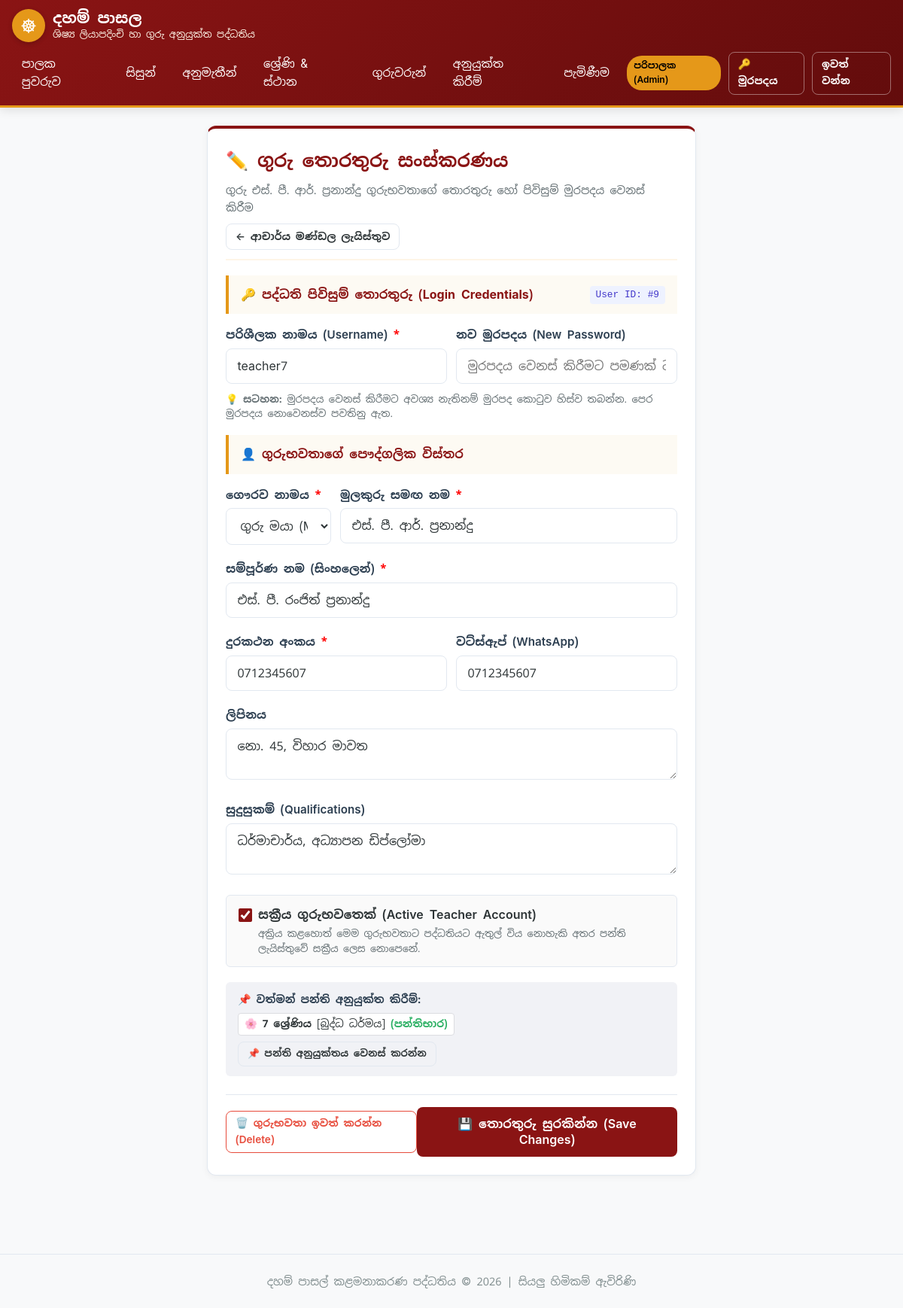
Page /teachers/7/edit/ (signed in) on the committed database.
### teachers/models.py (models this page shows, shortened)
class Teacher(models.Model):
    TITLE_CHOICES = [
        ('VEN', 'පූජ්‍ය (Venerable)'),
        ('MR', 'ගුරු මයා (Mr.)'),
        ('MRS', 'ගුරු මිය (Mrs.)'),
        ('MISS', 'මෙනවිය (Miss)'),
    ]
    user = models.OneToOneField(
        User,
        on_delete=models.SET_NULL,
        null=True,
        blank=True,
        related_name='teacher_profile',
        verbose_name='පරිශීලක ගිණුම'
    )
    title = models.CharField(max_length=10, choices=TITLE_CHOICES, default='MR', verbose_name='ගෞරව නාමය')
    full_name_sinhala = models.CharField(max_length=255, verbose_name='සම්පූර්ණ නම (සිංහලෙන්)')
    name_with_initials = models.CharField(max_length=255, verbose_name='මුලකුරු සමඟ නම')
    phone = models.CharField(max_length=20, verbose_name='දුරකථන අංකය')
    whatsapp_phone = models.CharField(max_length=20, blank=True, verbose_name='වට්ස්ඇප් (WhatsApp) අංකය')
    address = models.TextField(blank=True, verbose_name='ලිපිනය')
    qualifications = models.TextField(blank=True, verbose_name='සුදුසුකම් (උදා: ධර්මාචාර්ය, උපාධිධාරී)')
    date_joined = models.DateField(null=True, blank=True, verbose_name='සේවයට බැඳුණු දිනය')
    is_active = models.BooleanField(default=True, verbose_name='ක්‍රියාකාරී ගුරුභවතෙක්ද?')
    class Meta:
        ordering = ['full_name_sinhala']
        verbose_name = 'ගුරුභවතා'
        verbose_name_plural = 'ගුරුභවතුන් (Teachers)'
    @property
    def display_name(self):
        title_str = self.get_title_display().split()[0]
        return f"{title_str} {self.name_with_initials}"

class TeacherAllocation(models.Model):
    teacher = models.ForeignKey(Teacher, on_delete=models.CASCADE, related_name='allocations', verbose_name='ගුරුභවතා')
    class_section = models.ForeignKey(ClassSection, on_delete=models.CASCADE, related_name='teacher_allocations', verbose_name='පන්තිය')
    subject = models.CharField(max_length=100, default='බුද්ධ ධර්මය', verbose_name='විෂයය (Subject)')
    is_class_teacher = models.BooleanField(default=False, verbose_name='ප්‍රධාන පන්තිභාර ගුරුභවතාද?')
    class Meta:
        unique_together = ('teacher', 'class_section', 'subject')
        verbose_name = 'ගුරු අනුයුක්තය'
        verbose_name_plural = 'ගුරු අනුයුක්ත කිරීම් (Teacher Allocations)'

### academics/models.py (models this page shows, shortened)
class ClassSection(models.Model):
    grade_level = models.ForeignKey(GradeLevel, on_delete=models.CASCADE, related_name='sections', verbose_name='ශ්‍රේණිය')
    academic_year = models.ForeignKey(AcademicYear, on_delete=models.CASCADE, related_name='sections', verbose_name='අධ්‍යයන වර්ෂය')
    section_name = models.CharField(max_length=50, default='ප්‍රධාන', verbose_name='කාණ්ඩය / පන්තියේ නම')
    classroom = models.ForeignKey(Classroom, on_delete=models.SET_NULL, null=True, blank=True, verbose_name='පන්ති කාමරය')
    class Meta:
        unique_together = ('grade_level', 'academic_year', 'section_name')
        ordering = ['grade_level__order_index', 'section_name']
        verbose_name = 'පන්තිය'
        verbose_name_plural = 'පන්ති (Class Sections)'

class GradeLevel(models.Model):
    name = models.CharField(max_length=100, verbose_name='ශ්‍රේණියේ නම (Sinhala)')
    english_name = models.CharField(max_length=100, blank=True, verbose_name='නම (English)')
    order_index = models.PositiveIntegerField(default=1, verbose_name='අනුපිළිවෙල අංකය')
    description = models.TextField(blank=True, verbose_name='විස්තරය')
    class Meta:
        ordering = ['order_index']
        verbose_name = 'ශ්‍රේණිය'
        verbose_name_plural = 'ශ්‍රේණි (Grades)'

### teachers/views.py (the view, shortened to what this page needs)
# urls.py: path('teachers/<int:teacher_id>/edit/', views.edit_teacher, name='edit_teacher'),
@login_required
@principal_or_admin_required
def edit_teacher(request, teacher_id):
    teacher = get_object_or_404(Teacher, id=teacher_id)
    existing_username = teacher.user.username if teacher.user else ''
    return render(request, 'teachers/teacher_form.html', {
        'teacher': teacher,
        'is_edit': True,
        'existing_username': existing_username,
    })

### templates/teachers/teacher_form.html (shortened to what this page needs)
{% extends 'base.html' %}
{% block content %}
<div style="max-width: 650px; margin: 1.5rem auto;">
    <div class="card-box" style="border-top: 4px solid var(--primary-color);">
        <div class="card-header-temple">
            <div>
                <h2>{% if is_edit %}✏️ ගුරු තොරතුරු සංස්කරණය{% else %}➕ නව ගුරුභවතෙක් ලියාපදිංචිය{% endif %}</h2>
                <p style="color: var(--text-muted); font-size: 0.9rem;">
                    {% if is_edit %}
                        {{ teacher.display_name }} ගුරුභවතාගේ තොරතුරු හෝ පිවිසුම් මුරපදය වෙනස් කිරීම
                    {% else %}
                        ප්‍රධානාචාර්යතුමන් හෝ පරිපාලක විසින් නව ආචාර්ය මණ්ඩල සාමාජිකයෙකු එක් කිරීම
                    {% endif %}
                </p>
            </div>
            <a href="{% url 'teacher_list' %}" class="btn btn-sm btn-outline">&larr; ආචාර්ය මණ්ඩල ලැයිස්තුව</a>
        </div>
        <form method="post">
            <div style="background: #fdfaf3; padding: 0.8rem 1rem; border-left: 4px solid var(--accent-gold); margin-bottom: 1rem; display: flex; justify-content: space-between; align-items: center;">
                <h4 style="margin-bottom: 0; color: #8a1414;">🔑 පද්ධති පිවිසුම් තොරතුරු (Login Credentials)</h4>
                {% if is_edit and teacher.user %}
                    <span style="font-size: 0.8rem; background: #eef2ff; color: #4338ca; padding: 2px 8px; border-radius: 4px; font-family: monospace;">
                        User ID: #{{ teacher.user.id }}
                    </span>
                {% endif %}
            </div>
            <div style="display: grid; grid-template-columns: 1fr 1fr; gap: 12px;">
                <div class="form-group">
                    <label class="form-label" for="username">පරිශීලක නාමය (Username) <span style="color: red;">*</span></label>
                    <input type="text" name="username" id="username" class="form-control" required
                           value="{% if is_edit %}{{ existing_username }}{% else %}{{ suggested_username|default:'teacher14' }}{% endif %}"
                           placeholder="උදා: teacher1">
                </div>
                <div class="form-group">
                    <label class="form-label" for="password">
                        {% if is_edit %}
                            නව මුරපදය (New Password)
                        {% else %}
                            ආරම්භක මුරපදය (Initial Password) <span style="color: red;">*</span>
                        {% endif %}
                    </label>
                    <input type="text" name="{% if is_edit %}new_password{% else %}password{% endif %}"
                           id="password" class="form-control"
                           placeholder="{% if is_edit %}මුරපදය වෙනස් කිරීමට පමණක් ටයිප් කරන්න{% else %}teacher123{% endif %}">
                </div>
            </div>
            <div style="font-size: 0.82rem; color: var(--text-muted); margin-top: -0.5rem; margin-bottom: 1.2rem; line-height: 1.4;">
                {% if is_edit %}
                    💡 <strong>සටහන:</strong> මුරපදය වෙනස් කිරීමට අවශ්‍ය නැතිනම් මුරපද කොටුව හිස්ව තබන්න. පෙර මුරපදය නොවෙනස්ව පවතිනු ඇත.
                {% else %}
                    💡 <strong>පෙරනිමි මුරපදය:</strong> භාවිතයේ පහසුව සඳහා <code style="font-weight: bold; color: #2c3e50;">teacher123</code> පෙරනිමියෙන් යොදා ඇත.
                {% endif %}
            </div>
            <div style="background: #fdfaf3; padding: 0.8rem 1rem; border-left: 4px solid var(--accent-gold); margin: 1.2rem 0 1rem 0;">
                <h4 style="margin-bottom: 0; color: #8a1414;">👤 ගුරුභවතාගේ පෞද්ගලික විස්තර</h4>
            </div>
            <div style="display: grid; grid-template-columns: 140px 1fr; gap: 12px;">
                <div class="form-group">
                    <label class="form-label" for="title">ගෞරව නාමය <span style="color: red;">*</span></label>
                    <select name="title" id="title" class="form-select">
                        <option value="MR" {% if not is_edit or teacher.title == 'MR' %}selected{% endif %}>ගුරු මයා (Mr.)</option>
                    </select>
                </div>
                <div class="form-group">
                    <label class="form-label" for="name_initials">මුලකුරු සමඟ නම <span style="color: red;">*</span></label>
                    <input type="text" name="name_initials" id="name_initials" class="form-control" required
                           value="{{ teacher.name_with_initials|default:'' }}"
                           placeholder="උදා: ආර්. එම්. එන්. බණ්ඩාර">
                </div>
            </div>
            <div class="form-group">
                <label class="form-label" for="full_name">සම්පූර්ණ නම (සිංහලෙන්) <span style="color: red;">*</span></label>
                <input type="text" name="full_name" id="full_name" class="form-control" required
                       value="{{ teacher.full_name_sinhala|default:'' }}"
                       placeholder="උදා: රත්නායක මුදියන්සේලාගේ නිරෝෂන් බණ්ඩාර">
            </div>
            <div style="display: grid; grid-template-columns: 1fr 1fr; gap: 12px;">
                <div class="form-group">
                    <label class="form-label" for="phone">දුරකථන අංකය <span style="color: red;">*</span></label>
                    <input type="tel" name="phone" id="phone" class="form-control" required
                           value="{{ teacher.phone|default:'' }}"
                           placeholder="07XXXXXXXX">
                </div>
                <div class="form-group">
                    <label class="form-label" for="whatsapp">වට්ස්ඇප් (WhatsApp)</label>
                    <input type="tel" name="whatsapp" id="whatsapp" class="form-control"
                           value="{{ teacher.whatsapp_phone|default:'' }}"
                           placeholder="07XXXXXXXX">
                </div>
            </div>
            <div class="form-group">
                <label class="form-label" for="address">ලිපිනය</label>
                <textarea name="address" id="address" class="form-control" rows="2"
                          placeholder="ස්ථිර ලිපිනය">{{ teacher.address|default:'' }}</textarea>
            </div>
            <div class="form-group">
                <label class="form-label" for="qualifications">සුදුසුකම් (Qualifications)</label>
                <textarea name="qualifications" id="qualifications" class="form-control" rows="2"
                          placeholder="උදා: ධර්මාචාර්ය විභාගය, උපාධිය, පෙර පාසල් ඩිප්ලෝමාව">{{ teacher.qualifications|default:'' }}</textarea>
            </div>
            <div style="background: #fafafa; border: 1px solid var(--border-color); border-radius: 6px; padding: 0.8rem 1rem; margin-bottom: 1.2rem;">
                <label style="display: flex; align-items: center; gap: 8px; cursor: pointer; margin-bottom: 0;">
                    <input type="checkbox" name="is_active" id="is_active"
                           {% if not is_edit or teacher.is_active %}checked{% endif %}
                           style="width: 18px; height: 18px; accent-color: var(--primary-color);">
                    <span style="font-weight: 600;">සක්‍රීය ගුරුභවතෙක් (Active Teacher Account)</span>
                </label>
                <div style="font-size: 0.8rem; color: var(--text-muted); margin-left: 26px; margin-top: 2px;">
                    අක්‍රිය කළහොත් මෙම ගුරුභවතාට පද්ධතියට ඇතුල් විය නොහැකි අතර පන්ති ලැයිස්තුවේ සක්‍රීය ලෙස නොපෙනේ.
                </div>
            </div>
            {% if is_edit and teacher.allocations.all %}
                <div style="background: #f1f2f6; border-radius: 6px; padding: 0.8rem 1rem; margin-bottom: 1.2rem;">
                    <div style="font-weight: 600; font-size: 0.88rem; margin-bottom: 6px; color: #2c3e50;">
                        📌 වත්මන් පන්ති අනුයුක්ත කිරීම්:
                    </div>
                    <div style="display: flex; flex-wrap: wrap; gap: 6px;">
                        {% for alloc in teacher.allocations.all %}
                            <span style="background: #ffffff; border: 1px solid #dcdde1; padding: 3px 8px; border-radius: 4px; font-size: 0.85rem;">
                                🌸 <strong>{{ alloc.class_section.grade_level.name }}</strong> [{{ alloc.subject }}]
                                {% if alloc.is_class_teacher %}<span style="color: #27ae60; font-weight: bold;">(පන්තිභාර)</span>{% endif %}
                            </span>
                        {% endfor %}
                    </div>
                    <div style="margin-top: 8px;">
                        <a href="{% url 'allocate_teacher' %}" class="btn btn-outline btn-sm" style="font-size: 0.8rem;">
                            📌 පන්ති අනුයුක්තය වෙනස් කරන්න
                        </a>
                    </div>
                </div>
            {% endif %}
            <div style="display: flex; justify-content: space-between; align-items: center; margin-top: 1.5rem; border-top: 1px solid var(--border-color); padding-top: 1rem;">
                {% if is_edit %}
                    <a href="{% url 'delete_teacher' teacher.id %}" class="btn btn-outline btn-sm" style="color: #e74c3c; border-color: #e74c3c;">
                        🗑️ ගුරුභවතා ඉවත් කරන්න (Delete)
                    </a>
                    <button type="submit" class="btn btn-primary" style="padding: 0.75rem 1.8rem; font-size: 1rem;">
                        💾 තොරතුරු සුරකින්න (Save Changes)
                    </button>
                {% else %}
                    <a href="{% url 'teacher_list' %}" class="btn btn-outline">අවලංගු කරන්න</a>
                    <button type="submit" class="btn btn-primary" style="padding: 0.75rem 1.8rem; font-size: 1.02rem;">
                        💾 ගුරුභවතා පද්ධතියට එක් කරන්න
                    </button>
                {% endif %}
            </div>
        </form>
    </div>
</div>
{% endblock %}

### rows in the picture
Teacher: display_name "ගුරු එස්. පී. ආර්. ප්‍රනාන්දු", user.id "9", title "ගුරු මයා (Mr.)", name_initials "එස්. පී. ආර්. ප්‍රනාන්දු", full_name "එස්. පී. රංජිත් ප්‍රනාන්දු", phone "0712345607", whatsapp "0712345607", address "නො. 45, විහාර මාවත", qualifications "ධර්මාචාර්ය, අධ්‍යාපන ඩිප්ලෝමා", is_active "☑"
TeacherAllocation: class_section.grade_level.name "7 ශ්‍රේණිය", subject "බුද්ධ ධර්මය", is_class_teacher "(පන්තිභාර)"
